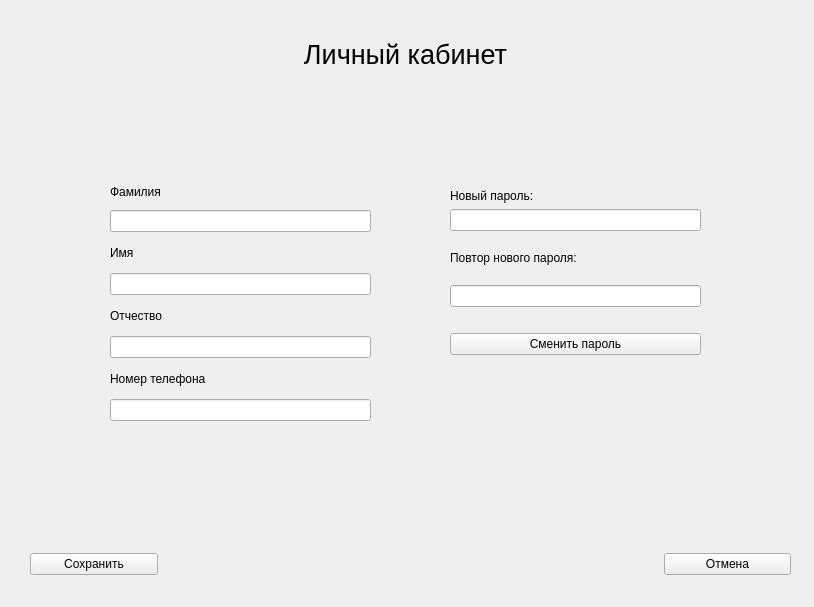
<?xml version="1.0" encoding="UTF-8"?>
<ui version="4.0">
 <class>EmployeeAccountWindow</class>
 <widget class="QMainWindow" name="EmployeeAccountWindow">
  <property name="geometry">
   <rect>
    <x>0</x>
    <y>0</y>
    <width>814</width>
    <height>607</height>
   </rect>
  </property>
  <property name="minimumSize">
   <size>
    <width>814</width>
    <height>607</height>
   </size>
  </property>
  <property name="maximumSize">
   <size>
    <width>814</width>
    <height>607</height>
   </size>
  </property>
  <property name="windowTitle">
   <string>MainWindow</string>
  </property>
  <widget class="QWidget" name="centralwidget">
   <widget class="QWidget" name="layoutWidget_2">
    <property name="geometry">
     <rect>
      <x>30</x>
      <y>549</y>
      <width>761</width>
      <height>31</height>
     </rect>
    </property>
    <layout class="QHBoxLayout" name="horizontalLayout_3">
     <item>
      <widget class="QPushButton" name="saveButton">
       <property name="text">
        <string>Сохранить</string>
       </property>
      </widget>
     </item>
     <item>
      <spacer name="horizontalSpacer_4">
       <property name="orientation">
        <enum>Qt::Horizontal</enum>
       </property>
       <property name="sizeType">
        <enum>QSizePolicy::Fixed</enum>
       </property>
       <property name="sizeHint" stdset="0">
        <size>
         <width>500</width>
         <height>20</height>
        </size>
       </property>
      </spacer>
     </item>
     <item>
      <widget class="QPushButton" name="cancelButton">
       <property name="text">
        <string>Отмена</string>
       </property>
      </widget>
     </item>
    </layout>
   </widget>
   <widget class="QLabel" name="label">
    <property name="geometry">
     <rect>
      <x>10</x>
      <y>9</y>
      <width>791</width>
      <height>91</height>
     </rect>
    </property>
    <property name="font">
     <font>
      <pointsize>20</pointsize>
     </font>
    </property>
    <property name="text">
     <string>Личный кабинет</string>
    </property>
    <property name="alignment">
     <set>Qt::AlignCenter</set>
    </property>
   </widget>
   <widget class="QWidget" name="layoutWidget">
    <property name="geometry">
     <rect>
      <x>110</x>
      <y>180</y>
      <width>261</width>
      <height>241</height>
     </rect>
    </property>
    <layout class="QVBoxLayout" name="verticalLayout">
     <item>
      <layout class="QVBoxLayout" name="verticalLayout_8">
       <item>
        <widget class="QLabel" name="label_9">
         <property name="maximumSize">
          <size>
           <width>16777215</width>
           <height>24</height>
          </size>
         </property>
         <property name="text">
          <string>Фамилия</string>
         </property>
        </widget>
       </item>
       <item>
        <widget class="QLineEdit" name="surnameEdit"/>
       </item>
      </layout>
     </item>
     <item>
      <layout class="QVBoxLayout" name="verticalLayout_10">
       <item>
        <widget class="QLabel" name="label_11">
         <property name="text">
          <string>Имя</string>
         </property>
        </widget>
       </item>
       <item>
        <widget class="QLineEdit" name="nameEdit"/>
       </item>
      </layout>
     </item>
     <item>
      <layout class="QVBoxLayout" name="verticalLayout_9">
       <item>
        <widget class="QLabel" name="label_10">
         <property name="text">
          <string>Отчество</string>
         </property>
        </widget>
       </item>
       <item>
        <widget class="QLineEdit" name="patronymicEdit"/>
       </item>
      </layout>
     </item>
     <item>
      <layout class="QVBoxLayout" name="verticalLayout_7">
       <item>
        <widget class="QLabel" name="label_8">
         <property name="text">
          <string>Номер телефона</string>
         </property>
        </widget>
       </item>
       <item>
        <widget class="QLineEdit" name="phoneEdit"/>
       </item>
      </layout>
     </item>
    </layout>
   </widget>
   <widget class="QWidget" name="layoutWidget">
    <property name="geometry">
     <rect>
      <x>450</x>
      <y>189</y>
      <width>251</width>
      <height>166</height>
     </rect>
    </property>
    <layout class="QVBoxLayout" name="verticalLayout_2">
     <item>
      <layout class="QVBoxLayout" name="verticalLayout_12">
       <item>
        <layout class="QVBoxLayout" name="verticalLayout_11">
         <item>
          <widget class="QLabel" name="label_12">
           <property name="text">
            <string>Новый пароль:</string>
           </property>
          </widget>
         </item>
         <item>
          <widget class="QLineEdit" name="passwordEdit">
           <property name="echoMode">
            <enum>QLineEdit::Password</enum>
           </property>
          </widget>
         </item>
        </layout>
       </item>
       <item>
        <widget class="QLabel" name="label_13">
         <property name="text">
          <string>Повтор нового пароля:</string>
         </property>
        </widget>
       </item>
       <item>
        <widget class="QLineEdit" name="repeatPasswordEdit">
         <property name="echoMode">
          <enum>QLineEdit::Password</enum>
         </property>
        </widget>
       </item>
       <item>
        <spacer name="verticalSpacer">
         <property name="orientation">
          <enum>Qt::Vertical</enum>
         </property>
         <property name="sizeType">
          <enum>QSizePolicy::Fixed</enum>
         </property>
         <property name="sizeHint" stdset="0">
          <size>
           <width>20</width>
           <height>20</height>
          </size>
         </property>
        </spacer>
       </item>
       <item>
        <widget class="QPushButton" name="changePasswordButton">
         <property name="text">
          <string>Сменить пароль</string>
         </property>
        </widget>
       </item>
      </layout>
     </item>
    </layout>
   </widget>
  </widget>
 </widget>
 <resources/>
 <connections/>
</ui>
